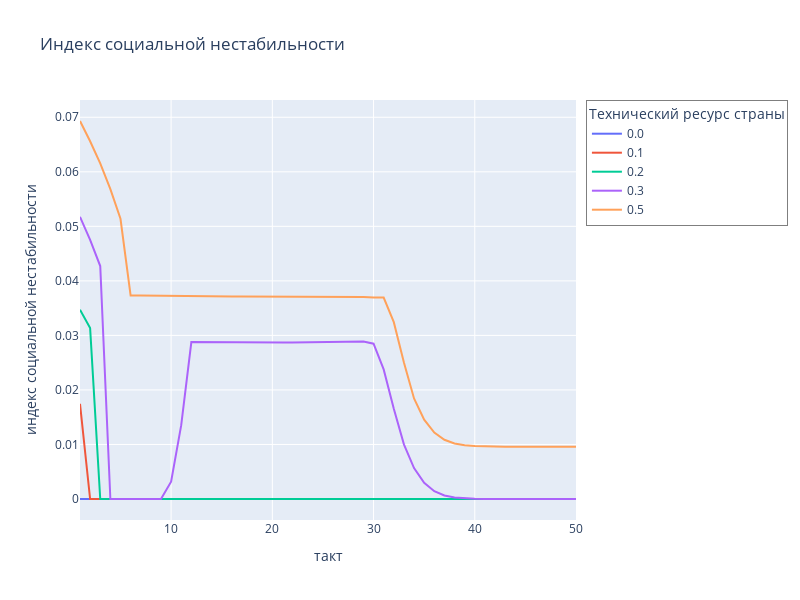

Notebook source saved alongside this figure:
### Code cell
fig = px.line(df5_ls, x='i', y='inst', color='country', title='Индекс социальной нестабильности')
fig.update_layout(
    width=800, 
    height=600,
    xaxis_title='такт',  
    yaxis_title='индекс социальной нестабильности', 
    showlegend=True,  
    legend_title='Технический ресурс страны',  
    legend=dict(
        bgcolor='rgba(255, 255, 255, 0.5)',  
        bordercolor='rgba(0, 0, 0, 0.5)',  
        borderwidth=1)
)
fig.show()
fig.write_image("instab5.png")

### Figure 1 — Plotly figure (JSON) as saved in the notebook; plotly's stock layout.template omitted (floating-point values rounded to 4 significant figures)
{"data": [{"hovertemplate": "country=0.0<br>i=%{x}<br>inst=%{y}<extra></extra>", "legendgroup": "0.0", "line": {"color": "#636efa", "dash": "solid"}, "marker": {"symbol": "circle"}, "mode": "lines", "name": "0.0", "orientation": "v", "showlegend": true, "type": "scatter", "x": [1, 2, 3, 4, 5, 6, 7, 8, 9, 10, 11, 12, 13, 14, 15, 16, 17, 18, 19, 20, 21, 22, 23, 24, 25, 26, 27, 28, 29, 30, 31, 32, 33, 34, 35, 36, 37, 38, 39, 40, 41, 42, 43, 44, 45, 46, 47, 48, 49, 50], "xaxis": "x", "y": [0, 0, 0, 0, 0, 0, 0, 0, 0, 0, 0, 0, 0, 0, 0, 0, 0, 0, 0, 0, 0, 0, 0, 0, 0, 0, 0, 0, 0, 0, 0, 0, 0, 0, 0, 0, 0, 0, 0, 0, 0, 0, 0, 0, 0, 0, 0, 0, 0, 0], "yaxis": "y"}, {"hovertemplate": "country=0.1<br>i=%{x}<br>inst=%{y}<extra></extra>", "legendgroup": "0.1", "line": {"color": "#EF553B", "dash": "solid"}, "marker": {"symbol": "circle"}, "mode": "lines", "name": "0.1", "orientation": "v", "showlegend": true, "type": "scatter", "x": [1, 2, 3, 4, 5, 6, 7, 8, 9, 10, 11, 12, 13, 14, 15, 16, 17, 18, 19, 20, 21, 22, 23, 24, 25, 26, 27, 28, 29, 30, 31, 32, 33, 34, 35, 36, 37, 38, 39, 40, 41, 42, 43, 44, 45, 46, 47, 48, 49, 50], "xaxis": "x", "y": [0.01746, 0, 0, 0, 0, 0, 0, 0, 0, 0, 0, 0, 0, 0, 0, 0, 0, 0, 0, 0, 0, 0, 0, 0, 0, 0, 0, 0, 0, 0, 0, 0, 0, 0, 0, 0, 0, 0, 0, 0, 0, 0, 0, 0, 0, 0, 0, 0, 0, 0], "yaxis": "y"}, {"hovertemplate": "country=0.2<br>i=%{x}<br>inst=%{y}<extra></extra>", "legendgroup": "0.2", "line": {"color": "#00cc96", "dash": "solid"}, "marker": {"symbol": "circle"}, "mode": "lines", "name": "0.2", "orientation": "v", "showlegend": true, "type": "scatter", "x": [1, 2, 3, 4, 5, 6, 7, 8, 9, 10, 11, 12, 13, 14, 15, 16, 17, 18, 19, 20, 21, 22, 23, 24, 25, 26, 27, 28, 29, 30, 31, 32, 33, 34, 35, 36, 37, 38, 39, 40, 41, 42, 43, 44, 45, 46, 47, 48, 49, 50], "xaxis": "x", "y": [0.0347, 0.03134, 0, 0, 0, 0, 0, 0, 0, 0, 0, 0, 0, 0, 0, 0, 0, 0, 0, 0, 0, 0, 0, 0, 0, 0, 0, 0, 0, 0, 0, 0, 0, 0, 0, 0, 0, 0, 0, 0, 0, 0, 0, 0, 0, 0, 0, 0, 0, 0], "yaxis": "y"}, {"hovertemplate": "country=0.3<br>i=%{x}<br>inst=%{y}<extra></extra>", "legendgroup": "0.3", "line": {"color": "#ab63fa", "dash": "solid"}, "marker": {"symbol": "circle"}, "mode": "lines", "name": "0.3", "orientation": "v", "showlegend": true, "type": "scatter", "x": [1, 2, 3, 4, 5, 6, 7, 8, 9, 10, 11, 12, 13, 14, 15, 16, 17, 18, 19, 20, 21, 22, 23, 24, 25, 26, 27, 28, 29, 30, 31, 32, 33, 34, 35, 36, 37, 38, 39, 40, 41, 42, 43, 44, 45, 46, 47, 48, 49, 50], "xaxis": "x", "y": [0.05174, 0.04751, 0.04272, 0, 0, 0, 0, 0, 0, 0.003168, 0.01354, 0.02877, 0.02875, 0.02871, 0.02868, 0.02866, 0.02865, 0.02865, 0.02866, 0.02868, 0.02869, 0.02871, 0.02873, 0.02875, 0.02877, 0.02879, 0.02882, 0.02884, 0.02887, 0.02848, 0.02376, 0.01653, 0.01002, 0.00568, 0.00297, 0.001421, 0.0006341, 0.0002738, 0.0001171, 5.009e-05, 2.075e-05, 8.174e-06, 3.105e-06, 9.593e-07, 0, 0, 0, 0, 0, 0], "yaxis": "y"}, {"hovertemplate": "country=0.5<br>i=%{x}<br>inst=%{y}<extra></extra>", "legendgroup": "0.5", "line": {"color": "#FFA15A", "dash": "solid"}, "marker": {"symbol": "circle"}, "mode": "lines", "name": "0.5", "orientation": "v", "showlegend": true, "type": "scatter", "x": [1, 2, 3, 4, 5, 6, 7, 8, 9, 10, 11, 12, 13, 14, 15, 16, 17, 18, 19, 20, 21, 22, 23, 24, 25, 26, 27, 28, 29, 30, 31, 32, 33, 34, 35, 36, 37, 38, 39, 40, 41, 42, 43, 44, 45, 46, 47, 48, 49, 50], "xaxis": "x", "y": [0.06932, 0.06561, 0.06155, 0.05683, 0.05139, 0.03732, 0.03731, 0.03728, 0.03724, 0.03721, 0.03718, 0.03716, 0.03715, 0.03714, 0.03713, 0.03712, 0.03712, 0.03712, 0.03712, 0.03712, 0.03711, 0.03711, 0.03711, 0.03711, 0.03711, 0.03711, 0.03711, 0.03709, 0.03703, 0.03697, 0.03695, 0.03243, 0.02503, 0.01845, 0.01454, 0.01218, 0.01086, 0.01019, 0.00986, 0.009702, 0.009627, 0.009592, 0.009576, 0.009568, 0.009565, 0.009563, 0.009562, 0.009562, 0.009562, 0.009562], "yaxis": "y"}], "layout": {"height": 600, "legend": {"bgcolor": "rgba(255, 255, 255, 0.5)", "bordercolor": "rgba(0, 0, 0, 0.5)", "borderwidth": 1, "title": {"text": "Технический ресурс страны"}, "tracegroupgap": 0}, "showlegend": true, "title": {"text": "Индекс социальной нестабильности"}, "width": 800, "xaxis": {"anchor": "y", "domain": [0, 1], "title": {"text": "такт"}}, "yaxis": {"anchor": "x", "domain": [0, 1], "title": {"text": "индекс социальной нестабильности"}}}}
